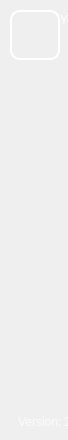
        <widget class="QFrame" name="LeftMenuBg">
         <property name="minimumSize">
          <size>
           <width>68</width>
           <height>0</height>
          </size>
         </property>
         <property name="maximumSize">
          <size>
           <width>68</width>
           <height>16777215</height>
          </size>
         </property>
         <property name="styleSheet">
          <string notr="true">QFrame#LeftMenuBg{
	background-color: rgba(255, 255, 255,0);
border:0px solid red;
border-radius:30px
}</string>
         </property>
         <property name="frameShape">
          <enum>QFrame::Shape::NoFrame</enum>
         </property>
         <layout class="QVBoxLayout" name="verticalLayout_2">
          <property name="spacing">
           <number>0</number>
          </property>
          <property name="leftMargin">
           <number>0</number>
          </property>
          <property name="topMargin">
           <number>0</number>
          </property>
          <property name="rightMargin">
           <number>0</number>
          </property>
          <item>
           <widget class="QFrame" name="TopLogoInfo">
            <property name="enabled">
             <bool>true</bool>
            </property>
            <property name="minimumSize">
             <size>
              <width>0</width>
              <height>70</height>
             </size>
            </property>
            <property name="maximumSize">
             <size>
              <width>16777215</width>
              <height>70</height>
             </size>
            </property>
            <property name="frameShape">
             <enum>QFrame::Shape::NoFrame</enum>
            </property>
            <widget class="QWidget" name="logo" native="true">
             <property name="geometry">
              <rect>
               <x>10</x>
               <y>10</y>
               <width>50</width>
               <height>50</height>
              </rect>
             </property>
             <property name="sizePolicy">
              <sizepolicy hsizetype="Preferred" vsizetype="Preferred">
               <horstretch>0</horstretch>
               <verstretch>0</verstretch>
              </sizepolicy>
             </property>
             <property name="minimumSize">
              <size>
               <width>50</width>
               <height>50</height>
              </size>
             </property>
             <property name="maximumSize">
              <size>
               <width>50</width>
               <height>50</height>
              </size>
             </property>
             <property name="styleSheet">
              <string notr="true">image: url(:/all/img/logo.png);
border:2px solid rgb(255, 255, 255);
border-radius:10px</string>
             </property>
            </widget>
            <widget class="QLabel" name="Author">
             <property name="geometry">
              <rect>
               <x>90</x>
               <y>30</y>
               <width>60</width>
               <height>30</height>
              </rect>
             </property>
             <property name="sizePolicy">
              <sizepolicy hsizetype="Preferred" vsizetype="Preferred">
               <horstretch>0</horstretch>
               <verstretch>0</verstretch>
              </sizepolicy>
             </property>
             <property name="minimumSize">
              <size>
               <width>60</width>
               <height>30</height>
              </size>
             </property>
             <property name="maximumSize">
              <size>
               <width>60</width>
               <height>30</height>
              </size>
             </property>
             <property name="styleSheet">
              <string notr="true">font: italic 11pt &quot;Segoe UI&quot;;
color: rgba(255, 255, 255, 255);</string>
             </property>
             <property name="text">
              <string>By javier</string>
             </property>
            </widget>
            <widget class="QLabel" name="Title">
             <property name="geometry">
              <rect>
               <x>60</x>
               <y>10</y>
               <width>121</width>
               <height>20</height>
              </rect>
             </property>
             <property name="maximumSize">
              <size>
               <width>16777215</width>
               <height>30</height>
              </size>
             </property>
             <property name="styleSheet">
              <string notr="true">font: 600 13pt &quot;Segoe UI Semibold&quot;;
color: rgba(255, 255, 255, 255);</string>
             </property>
             <property name="text">
              <string>YoloSide</string>
             </property>
            </widget>
           </widget>
          </item>
          <item>
           <widget class="QFrame" name="ToggleBox">
            <property name="minimumSize">
             <size>
              <width>200</width>
              <height>80</height>
             </size>
            </property>
            <property name="maximumSize">
             <size>
              <width>200</width>
              <height>80</height>
             </size>
            </property>
            <property name="frameShape">
             <enum>QFrame::Shape::NoFrame</enum>
            </property>
            <layout class="QVBoxLayout" name="verticalLayout_4">
             <property name="spacing">
              <number>0</number>
             </property>
             <property name="leftMargin">
              <number>0</number>
             </property>
             <property name="topMargin">
              <number>0</number>
             </property>
             <property name="rightMargin">
              <number>0</number>
             </property>
             <property name="bottomMargin">
              <number>0</number>
             </property>
             <item>
              <widget class="QPushButton" name="ToggleBotton">
               <property name="sizePolicy">
                <sizepolicy hsizetype="Expanding" vsizetype="Fixed">
                 <horstretch>0</horstretch>
                 <verstretch>0</verstretch>
                </sizepolicy>
               </property>
               <property name="minimumSize">
                <size>
                 <width>0</width>
                 <height>45</height>
                </size>
               </property>
               <property name="maximumSize">
                <size>
                 <width>16777215</width>
                 <height>16777215</height>
                </size>
               </property>
               <property name="font">
                <font>
                 <family>Nirmala UI</family>
                 <pointsize>12</pointsize>
                 <italic>false</italic>
                 <bold>true</bold>
                </font>
               </property>
               <property name="cursor">
                <cursorShape>PointingHandCursor</cursorShape>
               </property>
               <property name="mouseTracking">
                <bool>true</bool>
               </property>
               <property name="focusPolicy">
                <enum>Qt::FocusPolicy::NoFocus</enum>
               </property>
               <property name="contextMenuPolicy">
                <enum>Qt::ContextMenuPolicy::NoContextMenu</enum>
               </property>
               <property name="layoutDirection">
                <enum>Qt::LayoutDirection::LeftToRight</enum>
               </property>
               <property name="autoFillBackground">
                <bool>false</bool>
               </property>
               <property name="styleSheet">
                <string notr="true">QPushButton{
background-image: url(:/all/img/menu.png);
background-repeat: no-repeat;
background-position: left center;
border: none;
border-left: 23px solid transparent;

text-align: center;
padding-left: 0px;
color: rgba(255, 255, 255, 199);
font: 700 12pt &quot;Nirmala UI&quot;;
}

QPushButton:hover{
background-color: rgba(114, 129, 214, 59);
}</string>
               </property>
               <property name="text">
                <string>Hide</string>
               </property>
               <property name="icon">
                <iconset theme="zoom-out"/>
               </property>
               <property name="autoDefault">
                <bool>false</bool>
               </property>
               <property name="default">
                <bool>false</bool>
               </property>
               <property name="flat">
                <bool>false</bool>
               </property>
              </widget>
             </item>
            </layout>
           </widget>
          </item>
          <item>
           <widget class="QFrame" name="MenuBox">
            <property name="minimumSize">
             <size>
              <width>200</width>
              <height>0</height>
             </size>
            </property>
            <property name="maximumSize">
             <size>
              <width>200</width>
              <height>16777215</height>
             </size>
            </property>
            <property name="frameShape">
             <enum>QFrame::Shape::NoFrame</enum>
            </property>
            <layout class="QVBoxLayout" name="verticalLayout_5" stretch="0,0,0,0,0">
             <property name="spacing">
              <number>15</number>
             </property>
             <property name="sizeConstraint">
              <enum>QLayout::SizeConstraint::SetDefaultConstraint</enum>
             </property>
             <property name="leftMargin">
              <number>0</number>
             </property>
             <property name="topMargin">
              <number>0</number>
             </property>
             <property name="rightMargin">
              <number>0</number>
             </property>
             <property name="bottomMargin">
              <number>0</number>
             </property>
             <item>
              <widget class="QPushButton" name="turnToPage2">
               <property name="minimumSize">
                <size>
                 <width>0</width>
                 <height>45</height>
                </size>
               </property>
               <property name="accessibleName">
                <string/>
               </property>
               <property name="styleSheet">
                <string notr="true">QPushButton {
    background-image: url(:/all/img/page.png);
    background-repeat: no-repeat;
    background-position: left center;
    background-size: 25px 25px;  /* 确保图片大小为 25x25 */
    border: none;
    border-left: 23px solid transparent;
    text-align: center;
    padding-left: 0px;
    color: rgba(255, 255, 255, 199);
    font: 700 12pt &quot;Nirmala UI&quot;;
}

QPushButton:hover {
    background-color: rgba(114, 129, 214, 59);
}
</string>
               </property>
               <property name="text">
                <string>页面切换</string>
               </property>
              </widget>
             </item>
             <item>
              <widget class="QPushButton" name="src_rtsp_button">
               <property name="minimumSize">
                <size>
                 <width>0</width>
                 <height>45</height>
                </size>
               </property>
               <property name="cursor">
                <cursorShape>PointingHandCursor</cursorShape>
               </property>
               <property name="autoFillBackground">
                <bool>false</bool>
               </property>
               <property name="styleSheet">
                <string notr="true">QPushButton{
background-image: url(:/all/img/RTSP.png);
background-repeat: no-repeat;
background-position: left center;
border: none;
border-left: 23px solid transparent;

text-align: center;
padding-left: 0px;
color: rgba(255, 255, 255, 199);
font: 700 12pt &quot;Nirmala UI&quot;;
}

QPushButton:hover{
background-color: rgba(114, 129, 214, 59);
}</string>
               </property>
               <property name="text">
                <string>Rtsp</string>
               </property>
              </widget>
             </item>
             <item>
              <widget class="QPushButton" name="src_cam_button">
               <property name="minimumSize">
                <size>
                 <width>0</width>
                 <height>45</height>
                </size>
               </property>
               <property name="cursor">
                <cursorShape>PointingHandCursor</cursorShape>
               </property>
               <property name="styleSheet">
                <string notr="true">QPushButton{
background-image: url(:/all/img/cam.png);
background-repeat: no-repeat;
background-position: left center;
border: none;
border-left: 23px solid transparent;

text-align: center;
padding-left: 0px;
color: rgba(255, 255, 255, 199);
font: 700 12pt &quot;Nirmala UI&quot;;
}

QPushButton:hover{
background-color: rgba(114, 129, 214, 59);
}</string>
               </property>
               <property name="text">
                <string>Camera</string>
               </property>
              </widget>
             </item>
             <item>
              <widget class="QPushButton" name="src_file_button">
               <property name="minimumSize">
                <size>
                 <width>0</width>
                 <height>45</height>
                </size>
               </property>
               <property name="cursor">
                <cursorShape>PointingHandCursor</cursorShape>
               </property>
               <property name="styleSheet">
                <string notr="true">QPushButton{
background-image: url(:/all/img/file.png);
background-repeat: no-repeat;
background-position: left center;
border: none;
border-left: 23px solid transparent;

text-align: center;
padding-left: 0px;
color: rgba(255, 255, 255, 199);
font: 700 12pt &quot;Nirmala UI&quot;;
}

QPushButton:hover{
background-color: rgba(114, 129, 214, 59);
}</string>
               </property>
               <property name="text">
                <string>Local File</string>
               </property>
              </widget>
             </item>
             <item>
              <spacer name="verticalSpacer">
               <property name="orientation">
                <enum>Qt::Orientation::Vertical</enum>
               </property>
               <property name="sizeHint" stdset="0">
                <size>
                 <width>20</width>
                 <height>40</height>
                </size>
               </property>
              </spacer>
             </item>
            </layout>
           </widget>
          </item>
          <item>
           <widget class="QFrame" name="VersionInfo">
            <property name="minimumSize">
             <size>
              <width>200</width>
              <height>10</height>
             </size>
            </property>
            <property name="maximumSize">
             <size>
              <width>200</width>
              <height>15</height>
             </size>
            </property>
            <property name="frameShape">
             <enum>QFrame::Shape::NoFrame</enum>
            </property>
            <layout class="QVBoxLayout" name="verticalLayout_3">
             <property name="leftMargin">
              <number>18</number>
             </property>
             <property name="topMargin">
              <number>0</number>
             </property>
             <property name="bottomMargin">
              <number>0</number>
             </property>
             <item>
              <widget class="QLabel" name="VersionLabel">
               <property name="styleSheet">
                <string notr="true">font: 900 italic 10pt &quot;Segoe UI&quot;;
color: rgba(255, 255, 255, 199);</string>
               </property>
               <property name="text">
                <string>Version: 2.0</string>
               </property>
              </widget>
             </item>
            </layout>
           </widget>
          </item>
         </layout>
        </widget>
